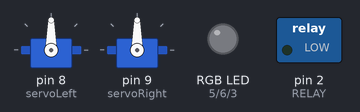
The sketch below on a simulated Arduino Uno, built with avr-gcc and run on an emulated ATmega328P. Shown: 2 × servo, switched loads named in the sketch (green lamp = pin HIGH), an RGB LED mixed from three pins (HIGH = lit). Random numbers use the default seed unless the sketch sets one.

Above: at 0.15 s.
At 24.1 s:
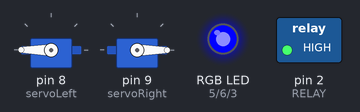
At 32.1 s:
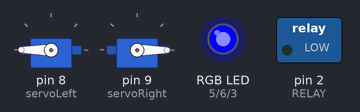
At 34.1 s:
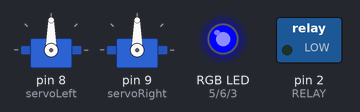
At 35.1 s:
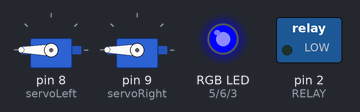
At 36.1 s:
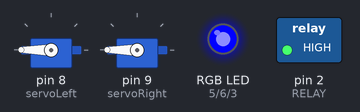
Timing chart, 0 to 37.6 s (numbered marks = the images above):
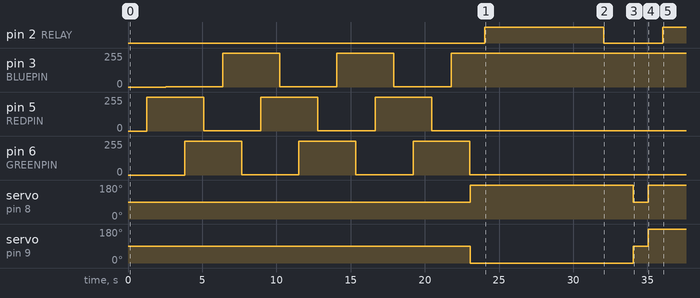

Measured:
- by itself, pin 2 (RELAY): LOW → HIGH at 24.0 s, → LOW 8.0 s later, → HIGH 4.0 s later
- by itself, pin 3 (BLUEPIN): alternates 255/255 for 3.8 s and 1/255 for 3.8 s, 6 changes in all, then stays 255/255
- by itself, pin 5 (REDPIN), pin 6 (GREENPIN): alternates 255/255 for 3.8 s and 1/255 for 3.8 s, 6 changes in all, then stays 1/255
- by itself, servo on pin 8 (servoLeft): 90° → 180° at 23.0 s, → 90° 11.0 s later, → 180° 1.0 s later
- by itself, servo on pin 9 (servoRight): 90° → 0° at 23.0 s, → 90° 11.0 s later, → 180° 1.0 s later

The sketch:

Pool_Test_Ver.4.ino
```cpp
//Servo setup
#include <Servo.h>
Servo servoLeft;
Servo servoRight;
int servoPos = 0;

//Relay and Fan
#define RELAY 2 //Connect to Digital Pin 2

//LED Strip
#define REDPIN 5
#define GREENPIN 6
#define BLUEPIN 3
#define FADESPEED 5

//Using the random function
long randomNumber;

void setup() {
  servoLeft.attach(8); //Digital Pin 8
  servoLeft.write(90); //Initial Angle
  servoRight.attach(9);
  servoRight.write(90);

  pinMode(RELAY, OUTPUT);

  pinMode(REDPIN, OUTPUT);
  pinMode(GREENPIN, OUTPUT);
  pinMode(BLUEPIN, OUTPUT);

  randomSeed(analogRead(0)); //A0 is unconnected, just initialising the random number generator with a fairly random input
}

void loop() {
  randomNumber = random(1,6); //random function returns a random number between min and max-1
  triggerAction();
}

void triggerAction(){
  if (randomNumber == 1) {
    forwardMove();
  }
  if (randomNumber == 2) {
    backwardMove();
  }
  if (randomNumber == 3) {
    cwSpin();
  }
  if (randomNumber == 4) {
    ccwSpin();
  }
  if (randomNumber == 5) {
    colorCycle();
  }
}

void forwardMove() {
  servoLeft.write(0); //0 Degrees = Front Position
  servoRight.write(0);
  fanCycle();
}

void backwardMove() {
  servoLeft.write(180); //180 Degrees = Rear Position
  servoRight.write(180);
  fanCycle();
}

void cwSpin() { //clock-wise spin
  servoLeft.write(0);
  servoRight.write(180);
  fanCycle();
}

void ccwSpin() { //counter clock-wise spin
  servoLeft.write(180);
  servoRight.write(0);
  fanCycle();
}

void fanCycle() {
  delay(1000); //Wait 1 Second, making sure servos complete rotations
  digitalWrite(RELAY,HIGH);  // Turns Relay and Fan ON
  delay(8000);
  digitalWrite(RELAY,LOW);   // Turns Relay and Fan Off
  delay(2000);
  servoLeft.write(90);
  servoRight.write(90);
  delay(1000);
}

void colorCycle() {
  int r, g, b;

  // fade from blue to violet
  for (r = 0; r < 256; r++) {
    analogWrite(REDPIN, r);
    delay(FADESPEED);
  }
  // fade from violet to red
  for (b = 255; b > 0; b--) {
    analogWrite(BLUEPIN, b);
    delay(FADESPEED);
  }
  // fade from red to yellow
  for (g = 0; g < 256; g++) {
    analogWrite(GREENPIN, g);
    delay(FADESPEED);
  }
  // fade from yellow to green
  for (r = 255; r > 0; r--) {
    analogWrite(REDPIN, r);
    delay(FADESPEED);
  }
  // fade from green to teal
  for (b = 0; b < 256; b++) {
    analogWrite(BLUEPIN, b);
    delay(FADESPEED);
  }
  // fade from teal to blue
  for (g = 255; g > 0; g--) {
    analogWrite(GREENPIN, g);
    delay(FADESPEED);
  }
}
```
